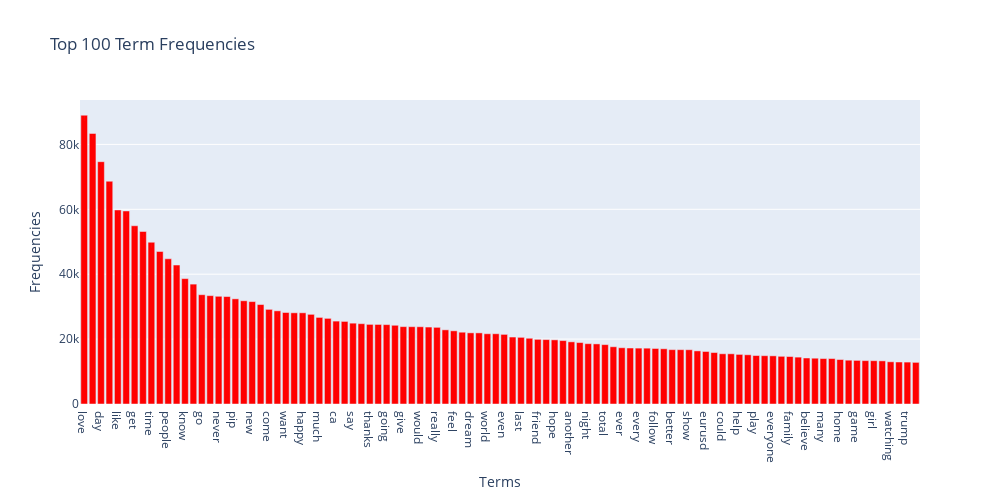

Notebook cell for this chart:
### Code cell
show_top_100_terms(preprocess_train_val_df['preprocessed'])

### Figure 1 — Plotly figure (JSON) as saved in the notebook; plotly's stock layout.template omitted (floating-point values rounded to 4 significant figures)
{"data": [{"alignmentgroup": "True", "hovertemplate": "term=%{x}<br>freq=%{text}<extra></extra>", "legendgroup": "", "marker": {"color": "red", "pattern": {"shape": ""}}, "name": "", "offsetgroup": "", "orientation": "v", "showlegend": false, "text": [88998, 83371, 74671, 68650, 59795, 59485, 54922, 53163, 49846, 47004, 44745, 42816, 38642, 36943, 33679, 33389, 33191, 33113, 32407, 31810, 31557, 30646, 29166, 28713, 28196, 28104, 28103, 27631, 26684, 26392, 25547, 25448, 24912, 24748, 24534, 24514, 24458, 24260, 23839, 23820, 23807, 23709, 23623, 22855, 22552, 22124, 21930, 21913, 21650, 21648, 21454, 20636, 20541, 20262, 19927, 19849, 19768, 19542, 19154, 18933, 18587, 18521, 18300, 17639, 17334, 17250, 17223, 17209, 17110, 17019, 16750, 16743, 16724, 16367, 16186, 15857, 15476, 15472, 15283, 15170, 14935, 14885, 14841, 14696, 14628, 14444, 14173, 14112, 13999, 13999, 13708, 13501, 13438, 13366, 13345, 13292, 13008, 12941, 12919, 12829], "textposition": "auto", "type": "bar", "x": ["love", "life", "day", "today", "like", "god", "get", "one", "time", "good", "people", "make", "know", "got", "go", "see", "never", "thank", "pip", "thing", "new", "need", "come", "work", "want", "great", "happy", "realdonaldtrump", "much", "back", "ca", "still", "say", "year", "thanks", "lot", "going", "always", "give", "let", "would", "way", "really", "best", "feel", "week", "dream", "right", "world", "think", "even", "please", "last", "first", "friend", "look", "hope", "moment", "another", "man", "night", "take", "total", "morning", "ever", "keep", "every", "closed", "follow", "someone", "better", "feeling", "show", "blessed", "eurusd", "amazing", "could", "well", "help", "tonight", "play", "guy", "everyone", "sad", "family", "made", "believe", "everything", "many", "na", "home", "jesus", "game", "wait", "girl", "nothing", "watching", "next", "trump", "done"], "xaxis": "x", "y": [88998, 83371, 74671, 68650, 59795, 59485, 54922, 53163, 49846, 47004, 44745, 42816, 38642, 36943, 33679, 33389, 33191, 33113, 32407, 31810, 31557, 30646, 29166, 28713, 28196, 28104, 28103, 27631, 26684, 26392, 25547, 25448, 24912, 24748, 24534, 24514, 24458, 24260, 23839, 23820, 23807, 23709, 23623, 22855, 22552, 22124, 21930, 21913, 21650, 21648, 21454, 20636, 20541, 20262, 19927, 19849, 19768, 19542, 19154, 18933, 18587, 18521, 18300, 17639, 17334, 17250, 17223, 17209, 17110, 17019, 16750, 16743, 16724, 16367, 16186, 15857, 15476, 15472, 15283, 15170, 14935, 14885, 14841, 14696, 14628, 14444, 14173, 14112, 13999, 13999, 13708, 13501, 13438, 13366, 13345, 13292, 13008, 12941, 12919, 12829], "yaxis": "y"}], "layout": {"barmode": "relative", "height": 500, "legend": {"tracegroupgap": 0}, "title": {"text": "Top 100 Term Frequencies"}, "width": 1000, "xaxis": {"anchor": "y", "domain": [0, 1], "title": {"text": "Terms"}}, "yaxis": {"anchor": "x", "domain": [0, 1], "title": {"text": "Frequencies"}}}}
